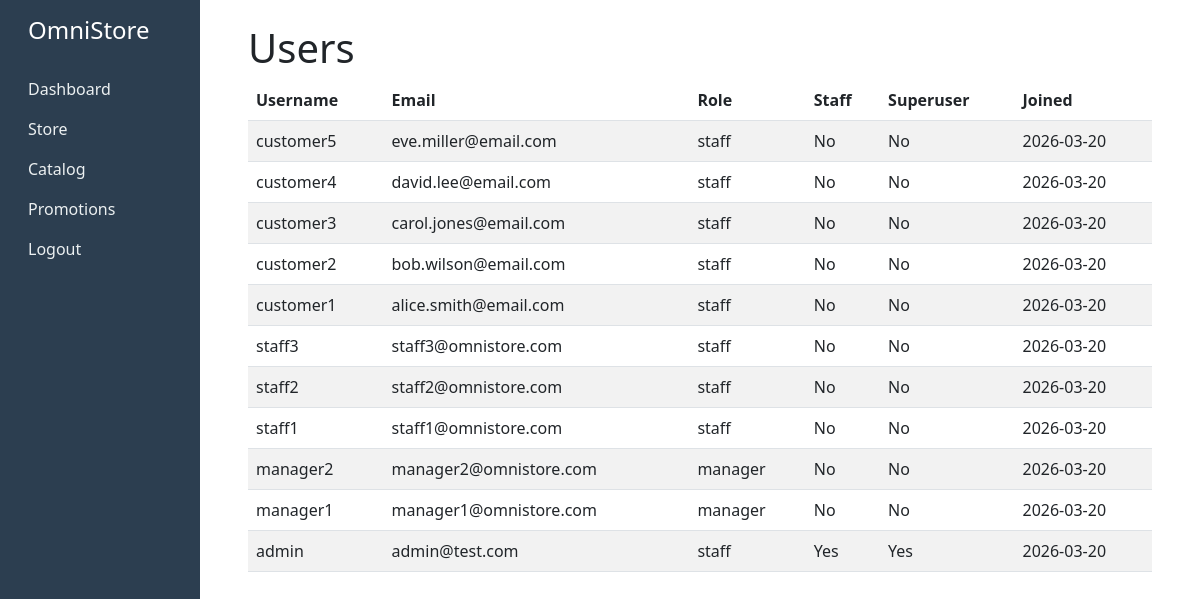
Page /identity/users/ (signed in) on the earlier database version.
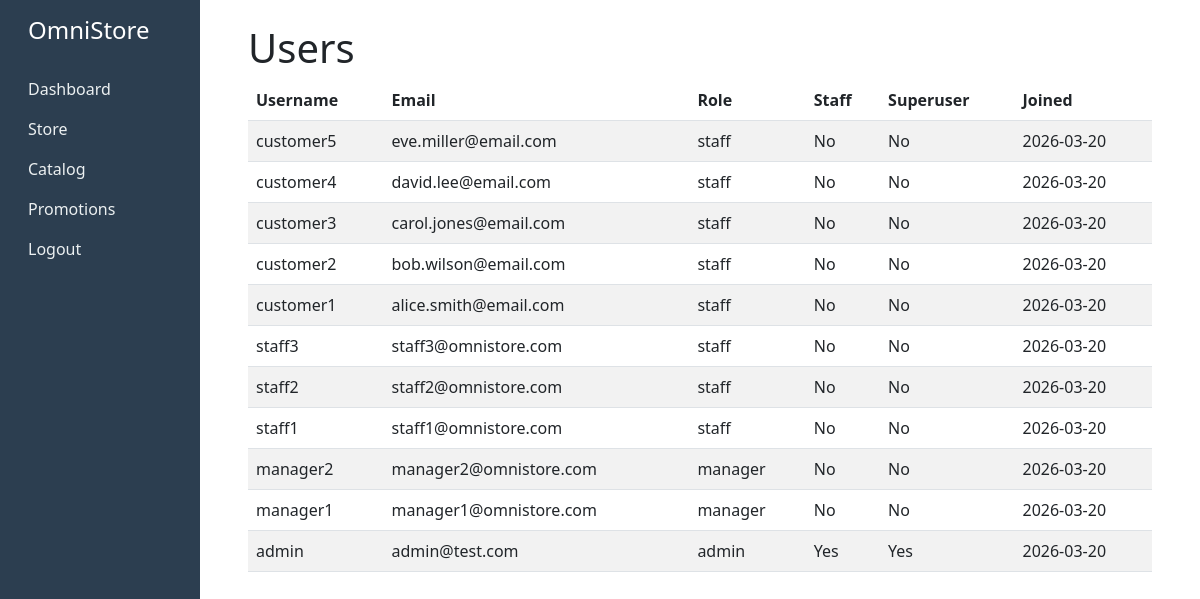
Same page on the later database version.
### identity/models.py (models this page shows, shortened)
class User(AbstractUser):
    class Role(models.TextChoices):
        ADMIN = 'admin', 'Admin'
        MANAGER = 'manager', 'Manager'
        STAFF = 'staff', 'Staff'
    role = models.CharField(max_length=20, choices=Role, default=Role.STAFF)
    class Meta:
        permissions = [
            ('view_all_orders', 'Can view all orders across all statuses'),
            ('manage_inventory', 'Can manage product inventory'),
            ('manage_discounts', 'Can manage discounts and promotions'),
        ]
    @property
    def is_admin(self):
        return self.role == self.Role.ADMIN
    @property
    def is_manager(self):
        return self.role == self.Role.MANAGER
    @property
    def is_staff_member(self):
        return self.role == self.Role.STAFF

### identity/views.py (the view)
# urls.py: path('users/', views.user_list, name='user_list'),
@login_required
def user_list(request):
    users = User.objects.all().order_by('-date_joined')
    return render(request, 'identity/user_list.html', {'users': users})

### templates/identity/user_list.html (shortened to what this page needs)
{% extends 'base.html' %}
{% block content %}
<div class="p-4">
    <h1>Users</h1>
    <table class="table table-striped">
        <thead>
            <tr>
                <th>Username</th>
                <th>Email</th>
                <th>Role</th>
                <th>Staff</th>
                <th>Superuser</th>
                <th>Joined</th>
            </tr>
        </thead>
        <tbody>
            {% for user in users %}
            <tr>
                <td>{{ user.username }}</td>
                <td>{{ user.email }}</td>
                <td>{{ user.role }}</td>
                <td>{{ user.is_staff|yesno:"Yes,No" }}</td>
                <td>{{ user.is_superuser|yesno:"Yes,No" }}</td>
                <td>{{ user.date_joined|date:"Y-m-d" }}</td>
            </tr>
            {% empty %}
            <tr><td colspan="6">No users found.</td></tr>
            {% endfor %}
        </tbody>
    </table>
</div>
{% endblock %}

Differences in the rows shown:
changed User "admin": role "staff" → "admin"
